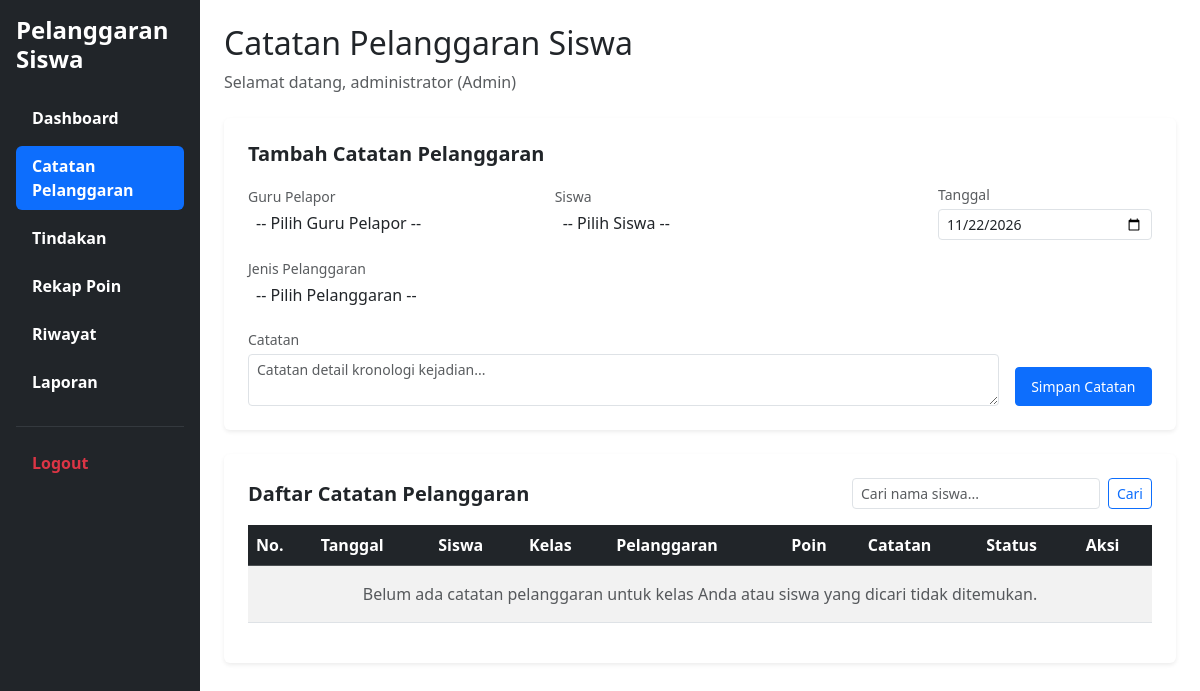
Page /catatan_pelanggaran.php (signed in) on the earlier database version.
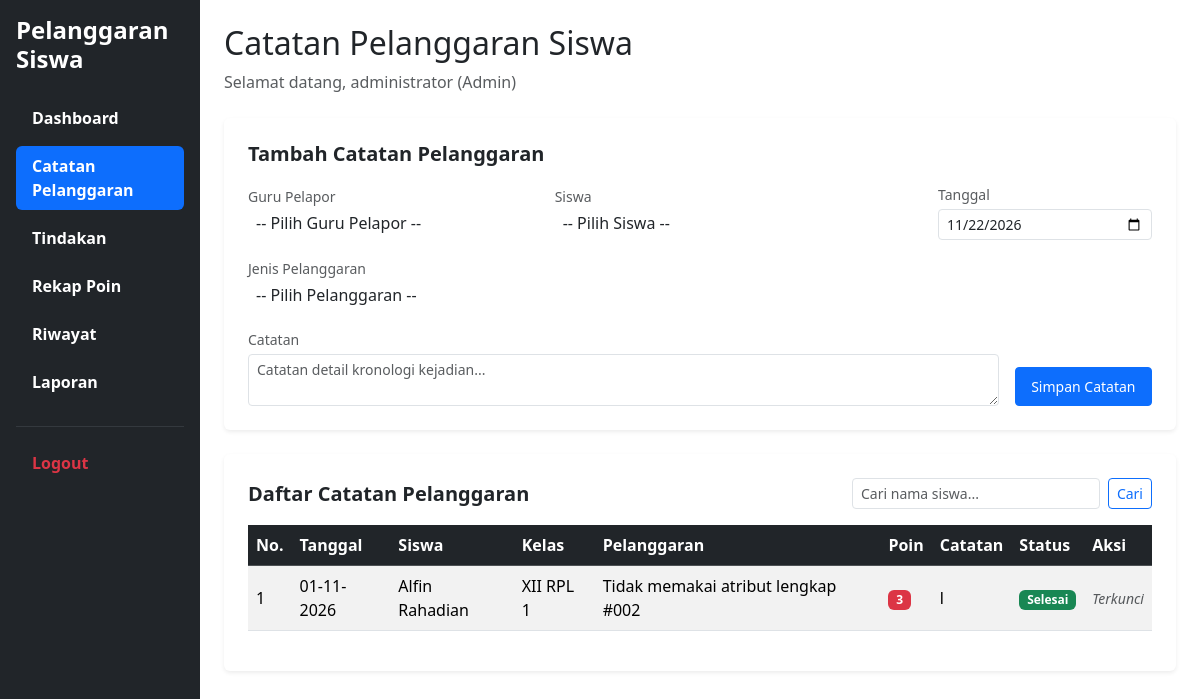
Same page on the later database version.
### tables this page shows
CREATE TABLE `t_pelanggaran_siswa` (
  `id` int(11) NOT NULL,
  `tahun_ajaran_id` int(11) DEFAULT NULL,
  `siswa_id` int(11) DEFAULT NULL,
  `nama_siswa` varchar(150) NOT NULL,
  `kelas_id` int(11) DEFAULT NULL,
  `nama_kelas` varchar(100) NOT NULL,
  `pelanggaran_id` int(11) DEFAULT NULL,
  `nama_pelanggaran` varchar(150) NOT NULL,
  `pelanggaran_kategori_id` int(11) DEFAULT NULL,
  `guru_id` int(11) DEFAULT NULL,
  `nama_guru` varchar(150) NOT NULL,
  `tanggal` date DEFAULT NULL,
  `keterangan` text NOT NULL,
  `poin` int(11) NOT NULL,
  `tindakan` text NOT NULL,
  `status` varchar(30) NOT NULL,
  `created_at` timestamp NOT NULL DEFAULT current_timestamp(),
  `updated_at` timestamp NOT NULL DEFAULT current_timestamp()
);

### catatan_pelanggaran.php (the view, shortened to what the changed rows need)
<?php
require_once 'config/koneksi.php';
$role = strtolower(trim($_SESSION['role'] ?? $_SESSION['level'] ?? ''));
if (!function_exists('e')) {
    function e($data) {
        return htmlspecialchars((string)($data ?? ''), ENT_QUOTES, 'UTF-8');
    }
}
$koneksi = $conn ?? $koneksi ?? null;
$tahunQuery = $koneksi->query("SELECT id FROM t_tahun_ajaran WHERE status_aktif = 1 LIMIT 1");
$tahunData = $tahunQuery ? $tahunQuery->fetch_assoc() : null;
$tahun_id = $tahunData ? (int)$tahunData['id'] : 1;
$kelas_wali_id = 0;
$is_wali_kelas = false;
$cari_siswa = trim($_GET['cari_siswa'] ?? '');
if ($is_wali_kelas && $role !== 'admin' && $kelas_wali_id > 0) {
    if ($cari_siswa !== '') {
        $stmtRiwayat = $koneksi->prepare(
            "SELECT ps.*,
                    COALESCE(k.nama, ps.nama_kelas, '-') AS nama_kelas_fix,
                    COALESCE(p.nama, ps.nama_pelanggaran, '-') AS nama_pelanggaran_fix
             FROM t_pelanggaran_siswa ps
             LEFT JOIN t_kelas k ON k.id = ps.kelas_id
             LEFT JOIN t_pelanggaran p ON p.id = ps.pelanggaran_id
             WHERE ps.tahun_ajaran_id = ? AND ps.kelas_id = ? AND ps.nama_siswa LIKE ?
             ORDER BY ps.id DESC"
        );
        $keyword = "%$cari_siswa%";
        $stmtRiwayat->bind_param("iis", $tahun_id, $kelas_wali_id, $keyword);
    } else {
        $stmtRiwayat = $koneksi->prepare(
            "SELECT ps.*,
                    COALESCE(k.nama, ps.nama_kelas, '-') AS nama_kelas_fix,
                    COALESCE(p.nama, ps.nama_pelanggaran, '-') AS nama_pelanggaran_fix
             FROM t_pelanggaran_siswa ps
             LEFT JOIN t_kelas k ON k.id = ps.kelas_id
             LEFT JOIN t_pelanggaran p ON p.id = ps.pelanggaran_id
             WHERE ps.tahun_ajaran_id = ? AND ps.kelas_id = ?
             ORDER BY ps.id DESC"
        );
        $stmtRiwayat->bind_param("ii", $tahun_id, $kelas_wali_id);
    }
    $stmtRiwayat->execute();
    $riwayatList = $stmtRiwayat->get_result();
} else {
    if ($cari_siswa !== '') {
        $stmtRiwayat = $koneksi->prepare(
            "SELECT ps.*,
                    COALESCE(k.nama, ps.nama_kelas, '-') AS nama_kelas_fix,
                    COALESCE(p.nama, ps.nama_pelanggaran, '-') AS nama_pelanggaran_fix
             FROM t_pelanggaran_siswa ps
             LEFT JOIN t_kelas k ON k.id = ps.kelas_id
             LEFT JOIN t_pelanggaran p ON p.id = ps.pelanggaran_id
             WHERE ps.tahun_ajaran_id = ? AND ps.nama_siswa LIKE ?
             ORDER BY ps.id DESC"
        );
        $keyword = "%$cari_siswa%";
        $stmtRiwayat->bind_param("is", $tahun_id, $keyword);
    } else {
        $stmtRiwayat = $koneksi->prepare(
            "SELECT ps.*,
                    COALESCE(k.nama, ps.nama_kelas, '-') AS nama_kelas_fix,
                    COALESCE(p.nama, ps.nama_pelanggaran, '-') AS nama_pelanggaran_fix
             FROM t_pelanggaran_siswa ps
             LEFT JOIN t_kelas k ON k.id = ps.kelas_id
             LEFT JOIN t_pelanggaran p ON p.id = ps.pelanggaran_id
             WHERE ps.tahun_ajaran_id = ?
             ORDER BY ps.id DESC"
        );
        $stmtRiwayat->bind_param("i", $tahun_id);
    }
    $stmtRiwayat->execute();
    $riwayatList = $stmtRiwayat->get_result();
}
?>
<!DOCTYPE html>
<html lang="id">
<head>
    <link href="https://cdn.jsdelivr.net/npm/bootstrap@5.3.8/dist/css/bootstrap.min.css" rel="stylesheet">
    <link href="https://cdn.jsdelivr.net/npm/select2@4.1.0-rc.0/dist/css/select2.min.css" rel="stylesheet" />
    <link rel="stylesheet" href="https://cdn.jsdelivr.net/npm/select2-bootstrap-5-theme@1.3.0/dist/select2-bootstrap-5-theme.min.css" />
</head>
<body>
<div class="container-fluid">
    <div class="row">
        <main class="col-md-9 col-lg-10 p-4">
            <h2>Catatan Pelanggaran Siswa</h2>
            <div class="card shadow-sm border-0 p-4">
                <div class="table-responsive">
                    <table class="table table-striped table-hover align-middle">
                        <thead class="table-dark">
                            <tr>
                                <th>No.</th>
                                <th>Tanggal</th>
                                <th>Siswa</th>
                                <th>Kelas</th>
                                <th>Pelanggaran</th>
                                <th>Poin</th>
                                <th>Catatan</th>
                                <th>Status</th>
                                <th>Aksi</th>
                            </tr>
                        </thead>
                        <tbody>
                            <?php if ($riwayatList && $riwayatList->num_rows > 0): ?>
                                <?php $no = 1; while ($row = $riwayatList->fetch_assoc()): ?>
                                    <tr>
                                        <td><?= $no++ ?></td>
                                        <td><?= !empty($row['tanggal']) ? e(date('d-m-Y', strtotime($row['tanggal']))) : '-' ?></td>
                                        <td><?= e($row['nama_siswa']) ?></td>
                                        <td><?= e($row['nama_kelas_fix']) ?></td>
                                        <td><?= e($row['nama_pelanggaran_fix']) ?></td>
                                        <td><span class="badge bg-danger"><?= (int)$row['poin'] ?></span></td>
                                        <td><?= e($row['keterangan']) ?></td>
                                        <td>
                                            <?php
                                                $st = strtolower($row['status']);
                                                $badgeClass = 'bg-secondary';
                                                if ($st === 'selesai') $badgeClass = 'bg-success';
                                                elseif ($st === 'diproses') $badgeClass = 'bg-warning text-dark';
                                                elseif ($st === 'tercatat') $badgeClass = 'bg-info text-white';
                                            ?>
                                            <span class="badge <?= $badgeClass ?>"><?= e(ucfirst($row['status'])) ?></span>
                                        </td>
                                        <td>
                                            <?php if ($st === 'selesai'): ?>
                                                <span class="text-muted small fst-italic">Terkunci</span>
                                            <?php else: ?>
                                                <a href="edit_catatan_pelanggaran.php?id=<?= (int)$row['id'] ?>" class="btn btn-warning btn-sm text-dark">Edit</a>
                                                <a href="hapus_catatan_pelanggaran.php?id=<?= (int)$row['id'] ?>" class="btn btn-danger btn-sm" onclick="return confirm('Yakin ingin menghapus catatan ini?')">Hapus</a>
                                            <?php endif; ?>
                                        </td>
                                    </tr>
                                <?php endwhile; ?>
                            <?php else: ?>
                                <tr>
                                    <td colspan="9" class="text-center text-muted py-3">Belum ada catatan pelanggaran untuk kelas Anda atau siswa yang dicari tidak ditemukan.</td>
                                </tr>
                            <?php endif; ?>
                        </tbody>
                    </table>
                </div>
            </div>
        </main>
    </div>
</div>
</body>
</html>

Differences in the rows shown:
added t_pelanggaran_siswa: tanggal "01-11-2026", nama_siswa "Alfin Rahadian", nama_kelas_fix "XII RPL 1", nama_pelanggaran_fix "Tidak memakai atribut lengkap #002", poin "3", keterangan "l", status "Selesai", shows "Terkunci"
Other differences:
text no longer shown: "Belum ada catatan pelanggaran untuk kelas Anda atau siswa yang dicari tidak ditemukan."
